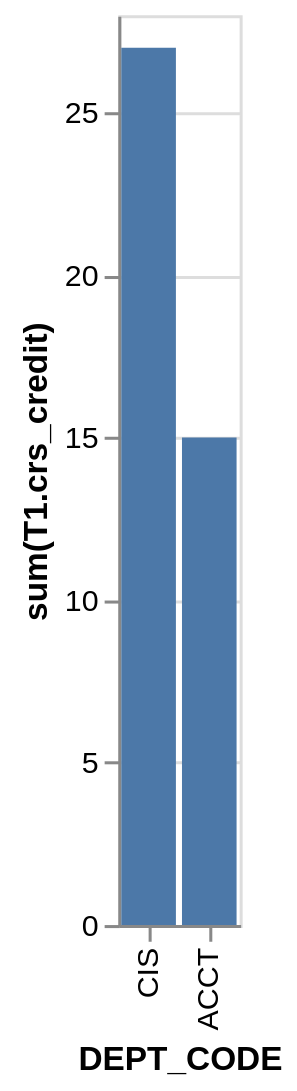

Write a Vega-Lite specification for this figure.
### Vega-Lite specification from a JSON file in a GitHub repository (floating-point values rounded to 4 significant figures)
{"data": {"values": [{"x_data": "CIS", "y_data": 27}, {"x_data": "ACCT", "y_data": 15}]}, "mark": "bar", "encoding": {"x": {"field": "x_data", "type": "nominal", "title": "DEPT_CODE", "sort": "descending"}, "y": {"field": "y_data", "type": "quantitative", "title": "sum(T1.crs_credit)"}}}
